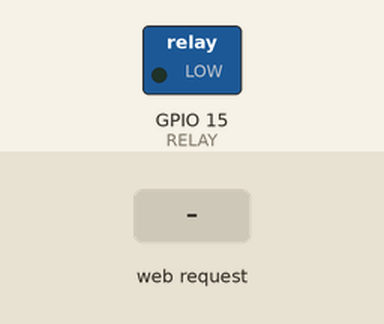
This program was run on a simulated ESP32. On the bench: switched loads named in the program (green lamp = pin HIGH). The inputs (shaded band) are chosen by the test bench. WiFi joins after 1.5 s; servers stay silent unless stated; what the program prints to the serial monitor is not drawn.

Above: at 2.7 s.
2.8 s: HTTP request GET /turnOn received
At 3.4 s:
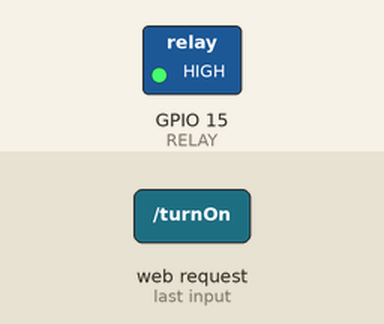
4.3 s: HTTP request GET /turnOff received
At 4.6 s:
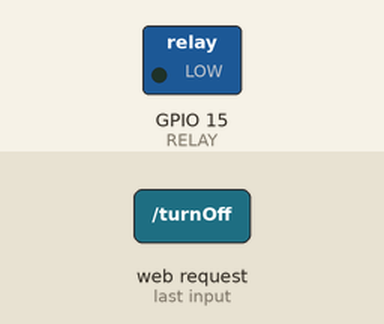
5.8 s: HTTP request GET /toggle received
At 6.9 s:
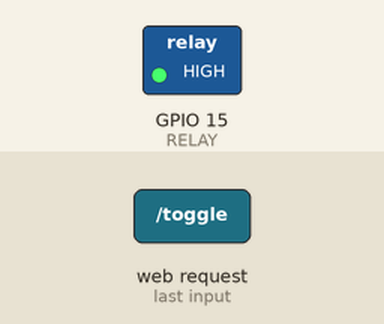
Timing chart, 0 to 8.8 s (numbered marks = the images above; inputs shaded):
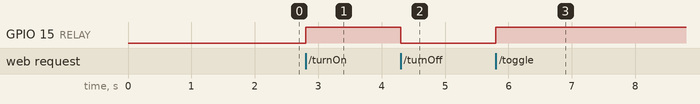

The program:

main.cpp
```cpp
#include <Arduino.h>
#include <WiFi.h>
#include <ESPmDNS.h>
#include <WebServer.h>

const char* ssid = "IoT518";
const char* password = "iot123456";

#define RELAY 15

WebServer server(80);

void setup(void){
    Serial.begin(115200);
    WiFi.mode(WIFI_STA);
    WiFi.begin(ssid, password);
    Serial.println("");

    pinMode(RELAY, OUTPUT);

    while (WiFi.status() != WL_CONNECTED) {
        delay(500);
        Serial.print(".");
    }
    Serial.println("");
    Serial.print("Connected to "); Serial.println(ssid);
    Serial.print("IP address: "); Serial.println(WiFi.localIP());

    if (MDNS.begin("dhtweb")) {
       Serial.println("MDNS responder started");
    }

    server.on("/turnOn", [](){
        digitalWrite(RELAY, HIGH);
        server.send(200, "text/plain", "Turned on");
    });

    server.on("/turnOff", [](){
        digitalWrite(RELAY, LOW);
        server.send(200, "text/plain", "Turned off");
    });

    server.on("/toggle", [](){
        digitalWrite(RELAY, !digitalRead(RELAY));
        char response[64];
        sprintf(response, "Turned %s", digitalRead(RELAY) ? "on" : "off");
        server.send(200, "text/plain", response);
    });

    server.onNotFound([](){
        server.send(400, "text/plain", "Not Found\n");
    });

    server.begin();
    Serial.println("HTTP server started");
}

void loop(void){
    server.handleClient();
}
```

Measured:
- after the input at 2.8 s, GPIO 15 (RELAY): LOW → HIGH at once
- after the input at 4.3 s, GPIO 15 (RELAY): HIGH → LOW at once
- after the input at 5.8 s, GPIO 15 (RELAY): LOW → HIGH at once
